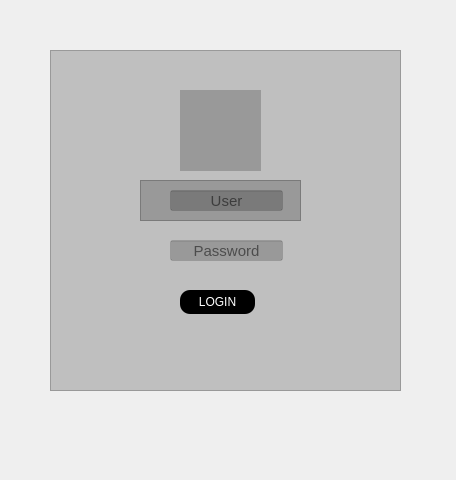
<?xml version="1.0" encoding="UTF-8"?>
<ui version="4.0">
 <class>Form</class>
 <widget class="QWidget" name="Form">
  <property name="geometry">
   <rect>
    <x>0</x>
    <y>0</y>
    <width>456</width>
    <height>480</height>
   </rect>
  </property>
  <property name="windowTitle">
   <string>Form</string>
  </property>
  <widget class="QFrame" name="frame">
   <property name="geometry">
    <rect>
     <x>50</x>
     <y>50</y>
     <width>351</width>
     <height>341</height>
    </rect>
   </property>
   <property name="styleSheet">
    <string notr="true">background-color: rgba(0, 0, 0,0.2);</string>
   </property>
   <property name="frameShape">
    <enum>QFrame::Shape::StyledPanel</enum>
   </property>
   <property name="frameShadow">
    <enum>QFrame::Shadow::Raised</enum>
   </property>
   <widget class="QLineEdit" name="txt_password">
    <property name="geometry">
     <rect>
      <x>120</x>
      <y>190</y>
      <width>113</width>
      <height>21</height>
     </rect>
    </property>
    <property name="font">
     <font>
      <pointsize>11</pointsize>
     </font>
    </property>
    <property name="echoMode">
     <enum>QLineEdit::EchoMode::Password</enum>
    </property>
    <property name="alignment">
     <set>Qt::AlignmentFlag::AlignCenter</set>
    </property>
    <property name="placeholderText">
     <string>Password</string>
    </property>
   </widget>
   <widget class="QPushButton" name="pushButton">
    <property name="geometry">
     <rect>
      <x>130</x>
      <y>240</y>
      <width>75</width>
      <height>24</height>
     </rect>
    </property>
    <property name="cursor">
     <cursorShape>PointingHandCursor</cursorShape>
    </property>
    <property name="styleSheet">
     <string notr="true">QPushButton{

	background-color: rgb(0, 0, 0);
	color: rgb(255, 255, 255);
	border-radius:10px

}
QPushButton:hover{
	background-color: rgb(255, 255, 255);
	color: rgb(0, 0, 0);
}</string>
    </property>
    <property name="text">
     <string>LOGIN</string>
    </property>
   </widget>
   <widget class="QLabel" name="label">
    <property name="geometry">
     <rect>
      <x>130</x>
      <y>40</y>
      <width>81</width>
      <height>81</height>
     </rect>
    </property>
    <property name="text">
     <string/>
    </property>
   </widget>
   <widget class="QFrame" name="frame_2">
    <property name="geometry">
     <rect>
      <x>90</x>
      <y>130</y>
      <width>161</width>
      <height>41</height>
     </rect>
    </property>
    <property name="frameShape">
     <enum>QFrame::Shape::StyledPanel</enum>
    </property>
    <property name="frameShadow">
     <enum>QFrame::Shadow::Raised</enum>
    </property>
    <widget class="QLineEdit" name="txt_user">
     <property name="geometry">
      <rect>
       <x>30</x>
       <y>10</y>
       <width>113</width>
       <height>21</height>
      </rect>
     </property>
     <property name="font">
      <font>
       <pointsize>11</pointsize>
      </font>
     </property>
     <property name="alignment">
      <set>Qt::AlignmentFlag::AlignCenter</set>
     </property>
     <property name="placeholderText">
      <string>User</string>
     </property>
    </widget>
   </widget>
  </widget>
 </widget>
 <tabstops>
  <tabstop>txt_user</tabstop>
  <tabstop>txt_password</tabstop>
  <tabstop>pushButton</tabstop>
 </tabstops>
 <resources/>
 <connections/>
</ui>
